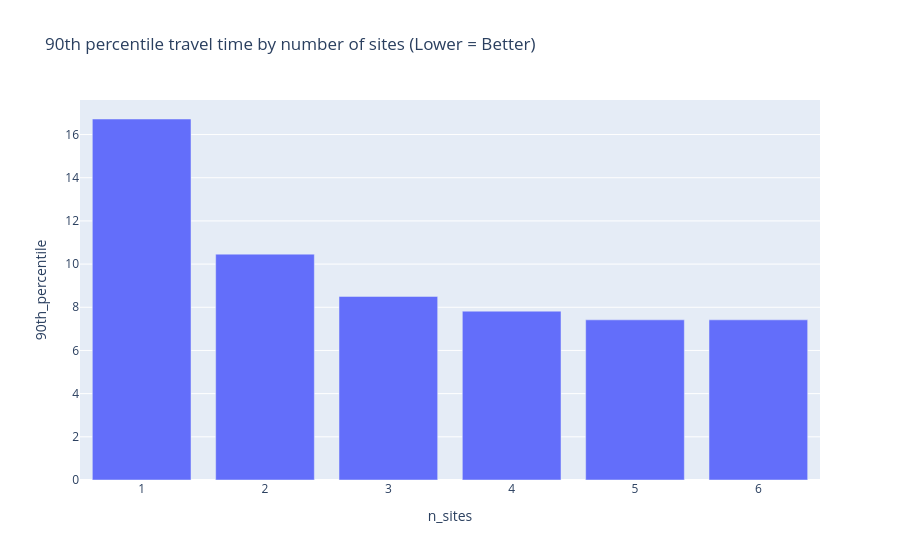

The code cell stored with this chart in its notebook:
### Code cell
px.bar(all_sols, x="n_sites", y="90th_percentile", title="90th percentile travel time by number of sites (Lower = Better)")

### Figure 1 — Plotly figure (JSON) as saved in the notebook; plotly's stock layout.template omitted (floating-point values rounded to 4 significant figures)
{"data": [{"alignmentgroup": "True", "hovertemplate": "n_sites=%{x}<br>90th_percentile=%{y}<extra></extra>", "legendgroup": "", "marker": {"color": "#636efa", "pattern": {"shape": ""}}, "name": "", "offsetgroup": "", "orientation": "v", "showlegend": false, "textposition": "auto", "type": "bar", "x": [1, 2, 3, 4, 5, 6], "xaxis": "x", "y": [16.72, 10.46, 8.503, 7.82, 7.418, 7.418], "yaxis": "y"}], "layout": {"barmode": "relative", "legend": {"tracegroupgap": 0}, "title": {"text": "90th percentile travel time by number of sites (Lower = Better)"}, "xaxis": {"anchor": "y", "domain": [0.0, 1.0], "title": {"text": "n_sites"}}, "yaxis": {"anchor": "x", "domain": [0.0, 1.0], "title": {"text": "90th_percentile"}}}}
